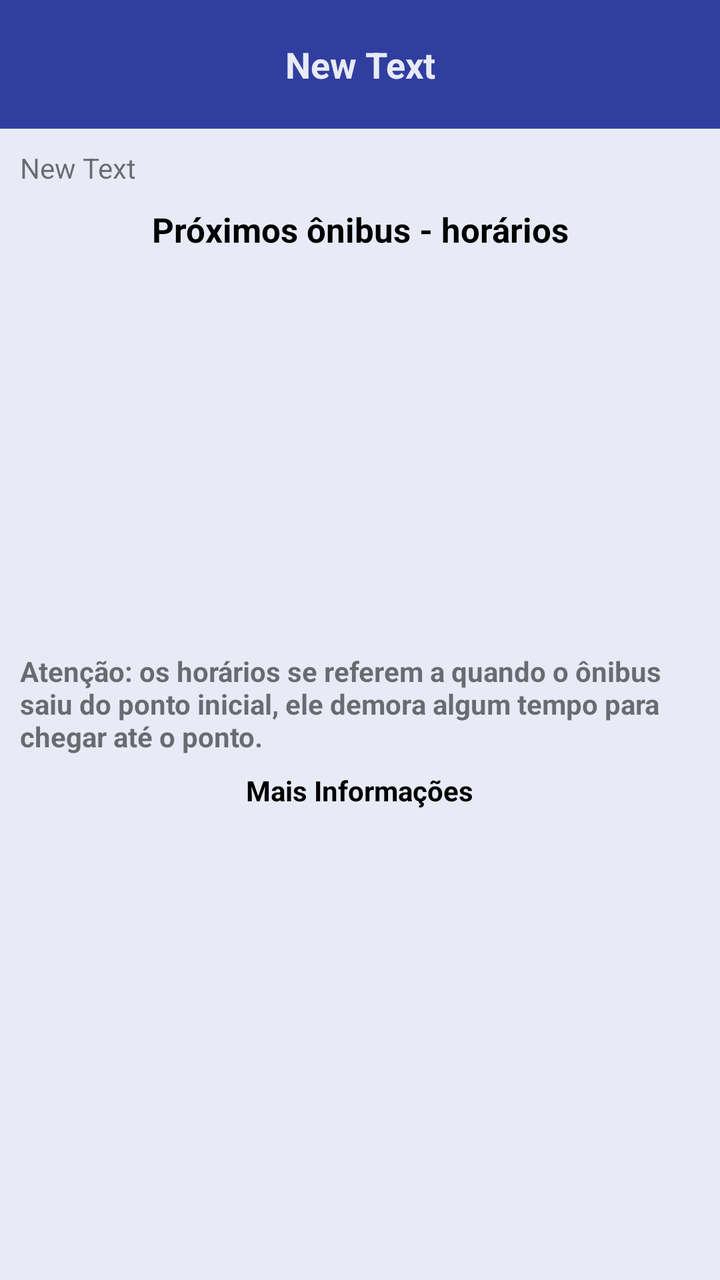
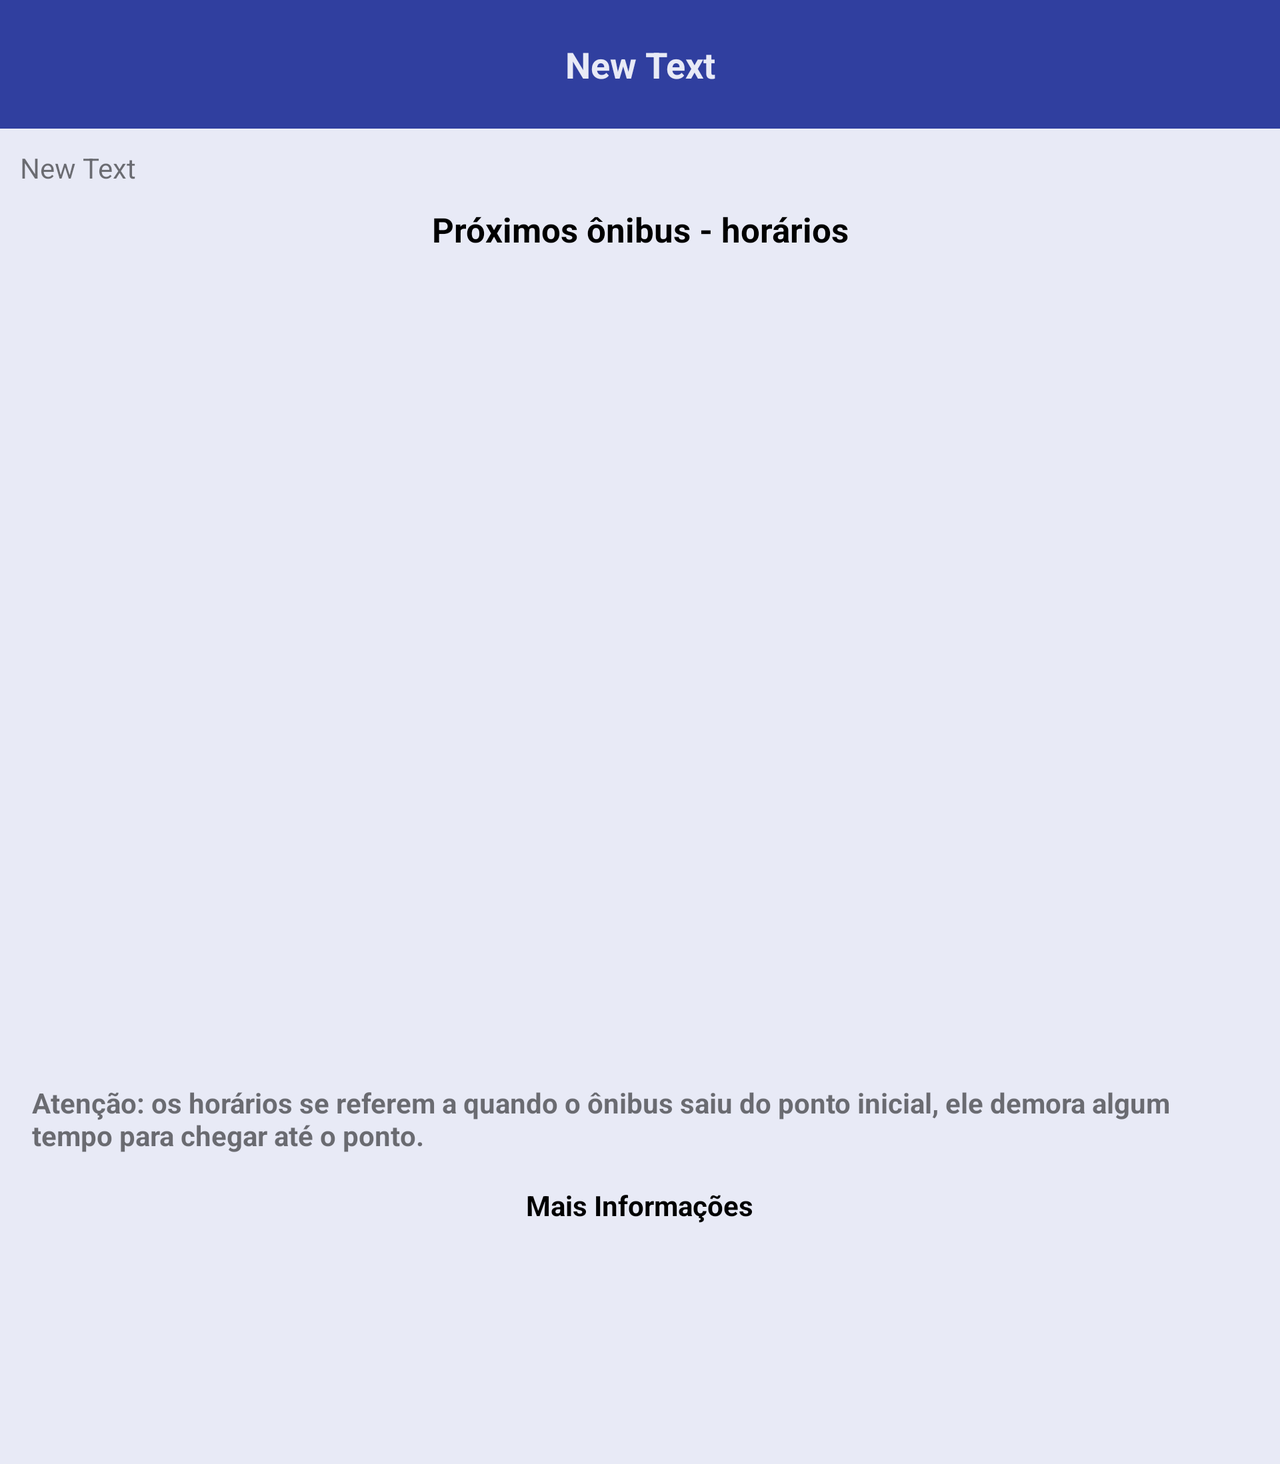

Two renders of one Android screen. The first uses the default layout on a phone; the second uses the alternative layout the repository ships for a different screen configuration, on a matching device. The two XML files are below.
<!-- AndroidManifest.xml: application theme AppTheme -->
<!-- res/layout/makeinfobus.xml -->
<?xml version="1.0" encoding="utf-8"?>
<RelativeLayout xmlns:android="http://schemas.android.com/apk/res/android"
    android:layout_width="fill_parent"
    android:layout_height="fill_parent"
    android:screenOrientation="portrait"
    android:background="@color/blue50">


    <RelativeLayout
        android:layout_width="fill_parent"
        android:layout_height="wrap_content"

        android:id="@+id/relativeLayout">

        <TextView
            android:layout_width="wrap_content"
            android:layout_height="wrap_content"
            android:text="New Text"
            android:id="@+id/tvtitle"
            android:textSize="18sp"
            android:textStyle="bold"
            android:layout_alignParentLeft="true"
            android:layout_alignParentStart="true"
            android:background="@color/blue700"
            android:gravity="center"
            android:padding="20dp"
            android:layout_alignParentRight="true"
            android:layout_alignParentEnd="true"
            android:textColor="@color/blue50" />

        <TextView
            android:layout_width="match_parent"
            android:layout_height="wrap_content"
            android:text="New Text"
            android:id="@+id/tvdescription"
            android:layout_below="@+id/tvtitle"

            android:layout_marginTop="10dp"
            android:layout_marginLeft="10dp" />

        <TextView
            android:layout_width="fill_parent"
            android:layout_height="wrap_content"
            android:text="@string/make_next_bus"
            android:id="@+id/textView"
            android:layout_below="@+id/tvdescription"

            android:layout_marginTop="10dp"
            android:textSize="17sp"
            android:textStyle="bold"
            android:gravity="center"
            android:textColor="@android:color/primary_text_light" />

        <ListView
            android:layout_width="fill_parent"
            android:layout_height="fill_parent"
            android:text="@string/contrucao"
            android:id="@+id/lv_onibushorario"
            android:layout_below="@+id/textView"
            android:layout_alignBottom="@+id/textView2"
            android:layout_marginBottom="55dp"
            android:layout_marginRight="10dp"
            android:layout_marginLeft="10dp"
            android:divider="@color/blue200"
            android:dividerHeight="0dp"/>

        <TextView
            android:layout_width="fill_parent"
            android:layout_height="wrap_content"
            android:text="@string/favmake_atencao"
            android:id="@+id/textView2"
            android:textStyle="bold"
            android:layout_marginTop="200dp"
            android:layout_marginLeft="10dp"
            android:layout_marginRight="10dp"
            android:layout_below="@+id/textView" />

    </RelativeLayout>

<ListView
    android:layout_width="fill_parent"
    android:layout_height="fill_parent"
    android:id="@+id/listmakerinfo"
    android:layout_alignParentLeft="true"
    android:layout_alignParentStart="false"
    android:layout_below="@+id/textView4"
    android:layout_marginTop="10dp"
    android:divider="@color/blue200"
    android:dividerHeight="1dp"/>

    <TextView
        android:layout_width="wrap_content"
        android:layout_height="wrap_content"
        android:text="@string/make_mais_informa_es"
        android:id="@+id/textView4"
        android:textSize="14sp"
        android:layout_below="@+id/relativeLayout"
        android:layout_centerHorizontal="true"
        android:textStyle="bold"
        android:textColor="@android:color/primary_text_light"
        android:layout_marginTop="8dp" />



</RelativeLayout>
<!-- resources referenced by this layout -->
<resources>
  <item name="blue200" type="color">#9FA8DA</item>
  <item name="blue50" type="color">#E8EAF6</item>
  <item name="blue700" type="color">#303F9F</item>
  <string name="contrucao">EM CONTRUÇÂO</string>
  <string name="favmake_atencao">Atenção: os horários se referem a quando o ônibus saiu do ponto inicial, ele demora algum tempo para chegar até o ponto.</string>
  <string name="make_mais_informa_es">Mais Informações</string>
  <string name="make_next_bus">Próximos ônibus - horários</string>
  <!-- from res/values-v21/ -->
  <style name="AppTheme" parent="Theme.AppCompat.Light.DarkActionBar">
          
          <item name="android:windowDrawsSystemBarBackgrounds">true</item>
          <item name="android:statusBarColor">@color/blue500</item>
          <item name="colorPrimary">@color/blue500</item>
          <item name="colorPrimaryDark">@color/blue700</item>
          <item name="colorAccent">#FF4081</item>
          <item name="windowActionBar">false</item>
      </style>
  <item name="blue500" type="color">#3F51B5</item>
</resources>
<!-- res/layout-land/makeinfobus.xml (the repository's variant of the layout above) -->
<!-- drawn on the phone turned sideways -->
<?xml version="1.0" encoding="utf-8"?>
<ScrollView xmlns:android="http://schemas.android.com/apk/res/android"
    android:layout_width="fill_parent"
    android:layout_height="fill_parent"

    android:background="@color/blue50">
 <RelativeLayout
     android:layout_width="wrap_content"
     android:layout_height="wrap_content"
     >

    <RelativeLayout
        android:layout_width="fill_parent"
        android:layout_height="wrap_content"

        android:id="@+id/relativeLayout">

        <TextView
            android:layout_width="wrap_content"
            android:layout_height="wrap_content"
            android:text="@string/newtext"
            android:id="@+id/tvtitle"
            android:textSize="18sp"
            android:textStyle="bold"
            android:layout_alignParentLeft="true"
            android:layout_alignParentStart="true"
            android:background="@color/blue700"
            android:gravity="center"
            android:padding="20dp"
            android:layout_alignParentRight="true"
            android:layout_alignParentEnd="true"
            android:textColor="@color/blue50" />

        <TextView
            android:layout_width="match_parent"
            android:layout_height="wrap_content"
            android:text="@string/newtext"
            android:id="@+id/tvdescription"
            android:layout_below="@+id/tvtitle"

            android:layout_marginTop="10dp"
            android:layout_marginLeft="10dp" />

        <TextView
            android:layout_width="fill_parent"
            android:layout_height="wrap_content"
            android:text="@string/make_next_bus"
            android:id="@+id/textView"
            android:layout_below="@+id/tvdescription"

            android:layout_marginTop="10dp"
            android:textSize="17dp"
            android:textStyle="bold"
            android:gravity="center"
            android:textColor="@android:color/primary_text_light" />

        <ListView
            android:layout_width="fill_parent"
            android:layout_height="400dp"
            android:text="EM CONTRUÇÂO"
            android:id="@+id/lv_onibushorario"
            android:layout_below="@+id/textView"
            android:layout_alignParentLeft="true"
            android:layout_alignParentStart="true"
            android:layout_alignParentBottom="true" />

    </RelativeLayout>

<ListView
    android:layout_width="fill_parent"
    android:layout_height="110dp"
    android:id="@+id/listmakerinfo"
    android:layout_alignParentLeft="true"
    android:layout_alignParentStart="false"
    android:layout_below="@+id/textView4"
    android:layout_marginTop="10dp" />

    <TextView
        android:layout_width="wrap_content"
        android:layout_height="wrap_content"
        android:text="Mais Informações"
        android:id="@+id/textView4"
        android:textSize="14dp"
        android:textStyle="bold"
        android:textColor="@android:color/primary_text_light"
        android:layout_below="@+id/textView2"
        android:layout_centerHorizontal="true" />

     <TextView
         android:layout_width="fill_parent"
         android:layout_height="wrap_content"
         android:text="Atenção: os horários se referem a quando o ônibus saiu do ponto inicial, ele demora algum tempo para chegar até o ponto."
         android:id="@+id/textView2"
         android:textStyle="bold"

         android:layout_below="@+id/relativeLayout"
         android:layout_alignParentLeft="true"
         android:layout_alignParentStart="false"
         android:layout_margin="16dp" />


 </RelativeLayout>
</ScrollView>
<!-- resources referenced by the variant -->
<!-- as the phone turned sideways resolves them -->
<resources>
  <item name="blue50" type="color">#E8EAF6</item>
  <item name="blue700" type="color">#303F9F</item>
  <string name="make_next_bus">Próximos ônibus - horários</string>
  <string name="newtext">New Text</string>
  <!-- from res/values-v21/ -->
  <style name="AppTheme" parent="Theme.AppCompat.Light.DarkActionBar">
          
          <item name="android:windowDrawsSystemBarBackgrounds">true</item>
          <item name="android:statusBarColor">@color/blue500</item>
          <item name="colorPrimary">@color/blue500</item>
          <item name="colorPrimaryDark">@color/blue700</item>
          <item name="colorAccent">#FF4081</item>
          <item name="windowActionBar">false</item>
      </style>
  <item name="blue500" type="color">#3F51B5</item>
</resources>
